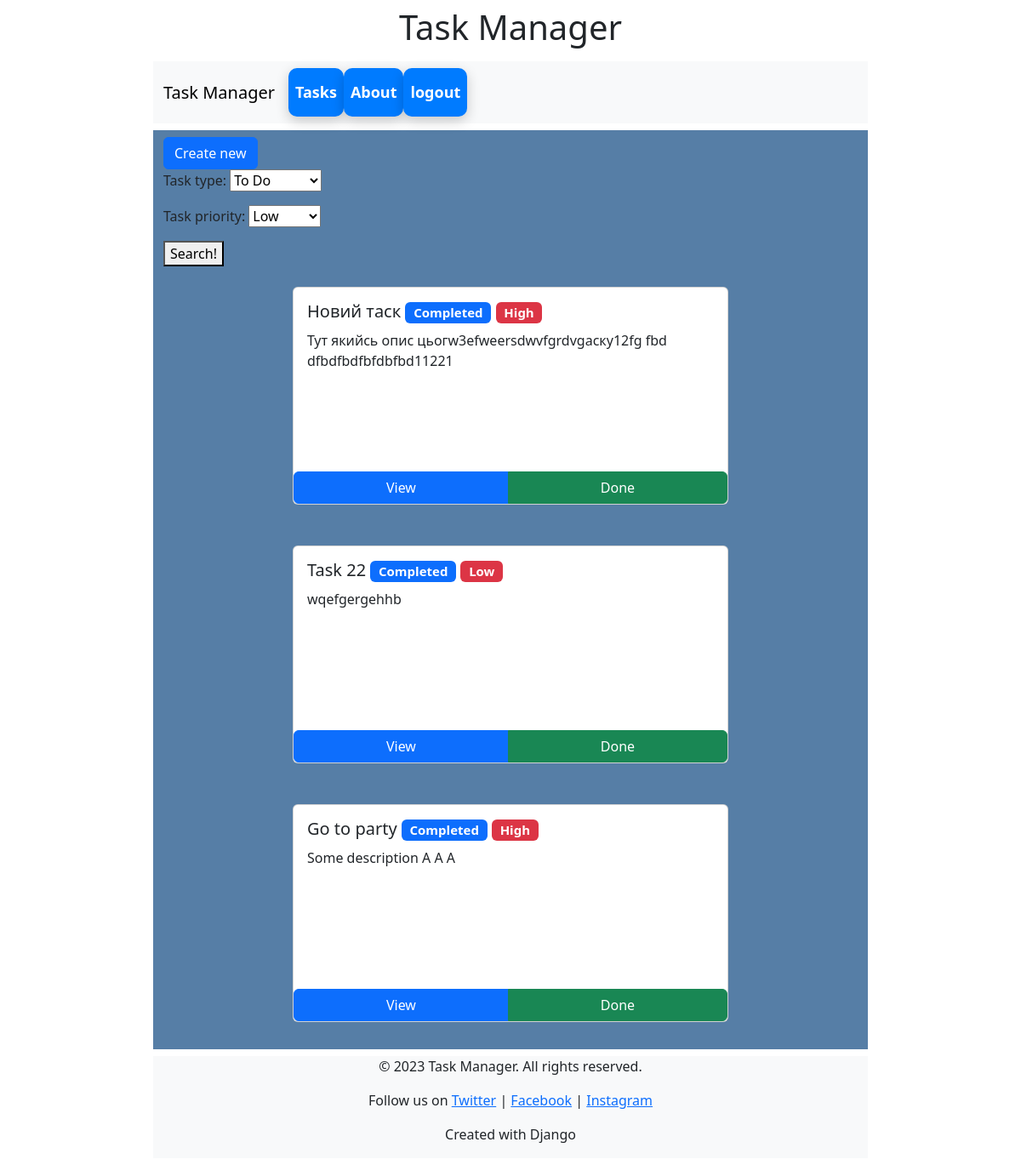
The app's page / (signed in) with its own data.
### task_controller_app/models.py (models this page shows, shortened)
class Task(models.Model):
    TYPE_CHOICES = [
        (1, "To Do"),
        (2, "In Progress"),
        (3, "Completed"),
        (4, "On Hold"),
        (5, "Cancelled")
    ]
    PRIORITY_CHOICES = [
        (1, "Low"),
        (2, "Medium"),
        (3, "High")
    ]
    title = models.CharField(max_length=32)
    description = models.TextField(blank=True, null=True)
    created_at = models.DateTimeField(auto_now_add=True)
    updated_at = models.DateTimeField(auto_now=True)
    created_by = models.ForeignKey(User, on_delete=models.CASCADE, related_name='tasks_created')
    due_date = models.DateTimeField(default=datetime.now, blank=True, null=True)
    task_type = models.IntegerField(choices=TYPE_CHOICES, default=1)
    task_priority = models.IntegerField(choices=PRIORITY_CHOICES, default=2)
    class Meta:
        verbose_name = "Task"
        verbose_name_plural = "Tasks"
        ordering = ['-created_at']

### task_controller_app/views.py (the view)
# urls.py: path('', TaskListView.as_view(), name='task_list'),
class TaskListView(CheckIsOwnerMixin, LoginRequiredMixin, ListView):
    model = Task
    template_name = 'task_controller_app/task_list.html'
    context_object_name = 'tasks'
    login_url = 'login_page'
    def get_queryset(self):
        queryset = super().get_queryset()
        task_type = self.request.GET.get("task_type")
        task_priority = self.request.GET.get("task_priority")
        if task_type:
            queryset = queryset.filter(task_type=task_type)
        if task_priority:
            queryset = queryset.filter(task_priority=task_priority)
        return queryset
    def get_context_data(self, **kwargs):
        context = super().get_context_data(**kwargs)
        context['form'] = FilterForm(self.request.GET)
        return context

### task_controller_app/forms.py
class FilterForm(Form):
    task_type = ChoiceField(choices=Task.TYPE_CHOICES, required=False)
    task_priority = ChoiceField(choices=Task.PRIORITY_CHOICES, required=False)

### task_controller_app/mixins.py (called while the page is built)
    def get_queryset(self):
        queryset = super().get_queryset()
        return queryset.filter(created_by=self.request.user)

### task_controller_app/templates/task_controller_app/task_list.html
{% extends 'base.html' %}
{% block content %}
    <main class="container-fluid">
        <a href="{% url 'task_create' %}" class="btn btn-primary">Create new</a>
        <form method="GET">
            {{ form.as_p }}
            <button type="submit">Search!</button>
        </form>
        <div class="row row-cols-auto justify-content-center">
            {% for task in tasks %}
                <div class="col">
                    <div class="card mt-4 mb-4" style="width: 32rem; height: 16rem;">
                        <div class="container card-body">
                            <h5 class="card-title">
                                {{ task.title }}
                                <span class="badge text-bg-primary">{{ task.get_task_type_display }}</span>
                                <span class="badge text-bg-danger">{{ task.get_task_priority_display }}</span>
                            </h5>
                            <p class="card-text">{{ task.description }}</p>
                        </div>
                        <div class="btn-group" role="group">
                            <a href="{% url 'task_detail' task.id %}" class="btn btn-primary">View</a>
                            <a href="{% url 'task_complete' task.id %}" class="btn btn-success">Done</a>
                        </div>
                    </div>
                </div>
            {% endfor %}
        </div>
    </main>
{% endblock %}

### static/styles/base.css (style rules this page uses)
body { display: flex; flex-direction: column; min-height: 100vh; padding-left: 15%; padding-right: 15%; }
main { padding: 8px; flex: 1; background-color: #567ea6; }

### records on screen
Task: title "Новий таск", task_type "Completed", task_priority "High", description "Тут якийсь опис цьогw3efweersdwvfgrdvgаску12fg fbd dfbdfbdfbfdbfbd11221"
Task: title "Task 22", task_type "Completed", task_priority "Low", description "wqefgergehhb"
Task: title "Go to party", task_type "Completed", task_priority "High", description "Some description A A A"
